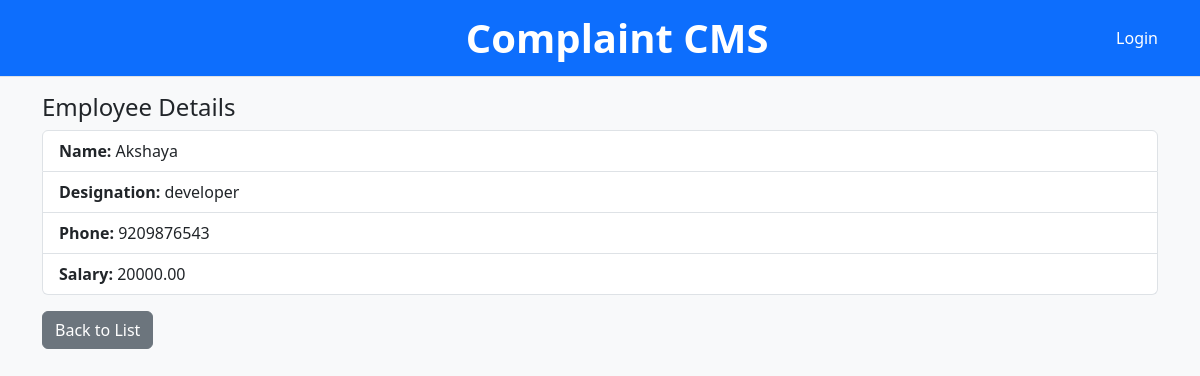
/app/employee/1/, run on the app's committed database.
### web/models.py (models this page shows, shortened)
class Employee(models.Model):
    user = models.OneToOneField(User, on_delete=models.CASCADE)
    designation = models.CharField(max_length=100)
    phone = models.CharField(max_length=20)
    personal_details = models.TextField(blank=True)
    salary = models.DecimalField(max_digits=10, decimal_places=2, default=0)

### web/views.py (the view)
# urls.py: path('employee/<int:pk>/', views.employee_detail, name='employee_detail'),
def employee_detail(request, pk):
    employee = get_object_or_404(Employee, pk=pk)
    return render(request, 'employee_detail.html', {'employee': employee})

### web/templates/employee_detail.html
{% extends "base.html" %}
{% block content %}
<h4>Employee Details</h4>
<ul class="list-group">
  <li class="list-group-item"><strong>Name:</strong> {{ employee.user.get_full_name|default:employee.user.username }}</li>
  <li class="list-group-item"><strong>Designation:</strong> {{ employee.designation }}</li>
  <li class="list-group-item"><strong>Phone:</strong> {{ employee.phone }}</li>
  <li class="list-group-item"><strong>Salary:</strong> {{ employee.salary }}</li>
</ul>
<a href="{% url 'employee_list' %}" class="btn btn-secondary mt-3">Back to List</a>
{% endblock %}

### data on the page
Employee: user.get_full_name "Akshaya", designation "developer", phone "9209876543", salary "20000.00"
